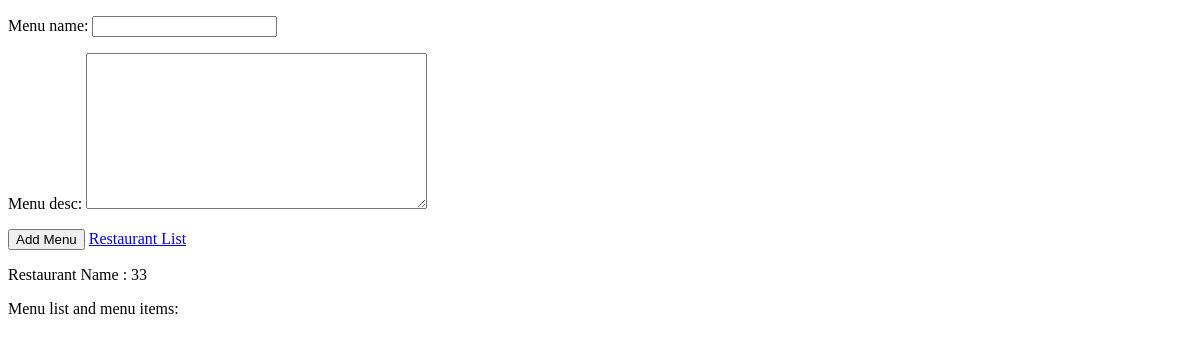
/restaurant/add-menu/1/, run on an earlier commit of the app's database.
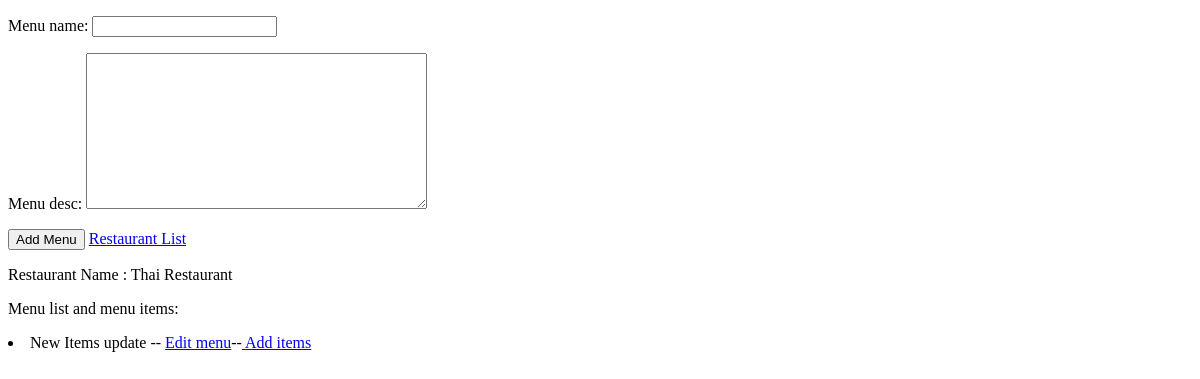
And on a later commit of the database.
### restaurantApp/models.py (models this page shows, shortened)
class Restaurant(models.Model):
    owner = models.ForeignKey(Profile, on_delete=models.CASCADE, related_name='restaurants')
    restaurant_name = models.CharField(max_length=100)

class Menu(models.Model):
    restaurant = models.ForeignKey(Restaurant, on_delete=models.CASCADE, related_name='menus')
    menu_name = models.CharField(max_length=50)
    menu_desc = models.TextField()
    def __str__(self):
        return self.menu_name

### restaurantApp/views.py (the view)
# urls.py: path('add-menu/<int:restaurant_id>/', add_menu_view, name='add_menu'),
def add_menu_view(request, restaurant_id):
    restaurant_obj = Restaurant.objects.get(id=restaurant_id)
    all_menu_list = Menu.objects.filter(restaurant=restaurant_obj)
    if request.method == "POST":
        form = MenuForm(request.POST)
        if form.is_valid():
            menu = form.save(commit=False)
            menu.restaurant = restaurant_obj
            menu.save()
            return redirect(reverse('restaurantApp:add_menu', args=[restaurant_id]))
    else:
        form = MenuForm()
    return render(request, 'restaurant/add-menu.html', {
        'form': form,
        'all_menu_lists': all_menu_list,
        'restaurant_obj': restaurant_obj,
    })

### restaurantApp/forms.py
class MenuForm(forms.ModelForm):
    class Meta:
        model = Menu
        fields = ['menu_name', 'menu_desc']

### templates/restaurant/add-menu.html (shortened to what this page needs)
<!DOCTYPE html>
<html lang="en">
<head>
</head>
<body>
<form method="POST">
    {{ form.as_p }}
    <button type="submit">Add Menu</button>
    <a href="{% url 'restaurantApp:add_restaurant' %}">Restaurant List</a>
</form>
<p>Restaurant Name : {{ restaurant_obj.restaurant_name }}</p>
<p>Menu list and menu items: </p>
{% for all_menu_list in all_menu_lists %}
    <li>{{ all_menu_list }} -- <a href="{% url 'restaurantApp:edit_menu' all_menu_list.id %}"> Edit menu</a>--<a href="{% url 'restaurantApp:add_menu_item' all_menu_list.id %}"> Add items</a></li>
    <br>
{% endfor %}
</body>
</html>

What changed in the data, as far as the page shows it:
changed Restaurant: restaurant_name "33" → "Thai Restaurant"
added Menu: menu_name "New Items update"
